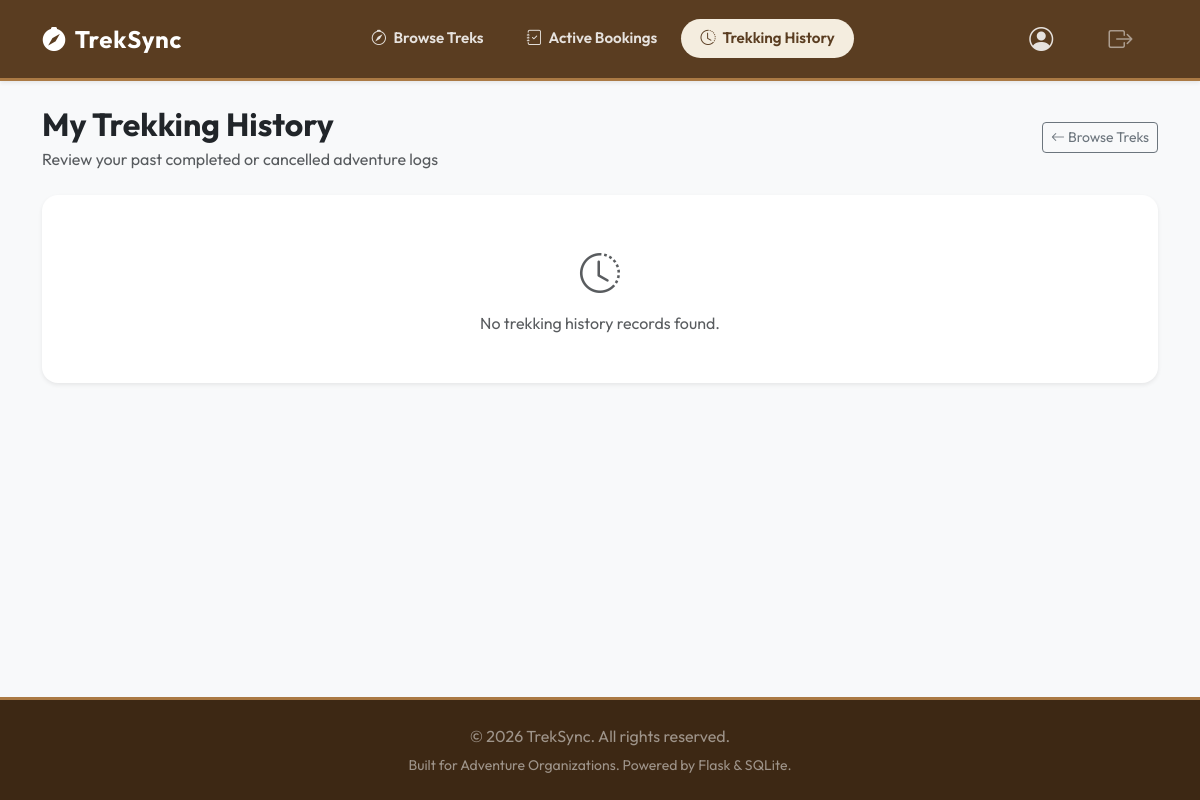
Page /trekker/history (signed in) on the earlier database version.
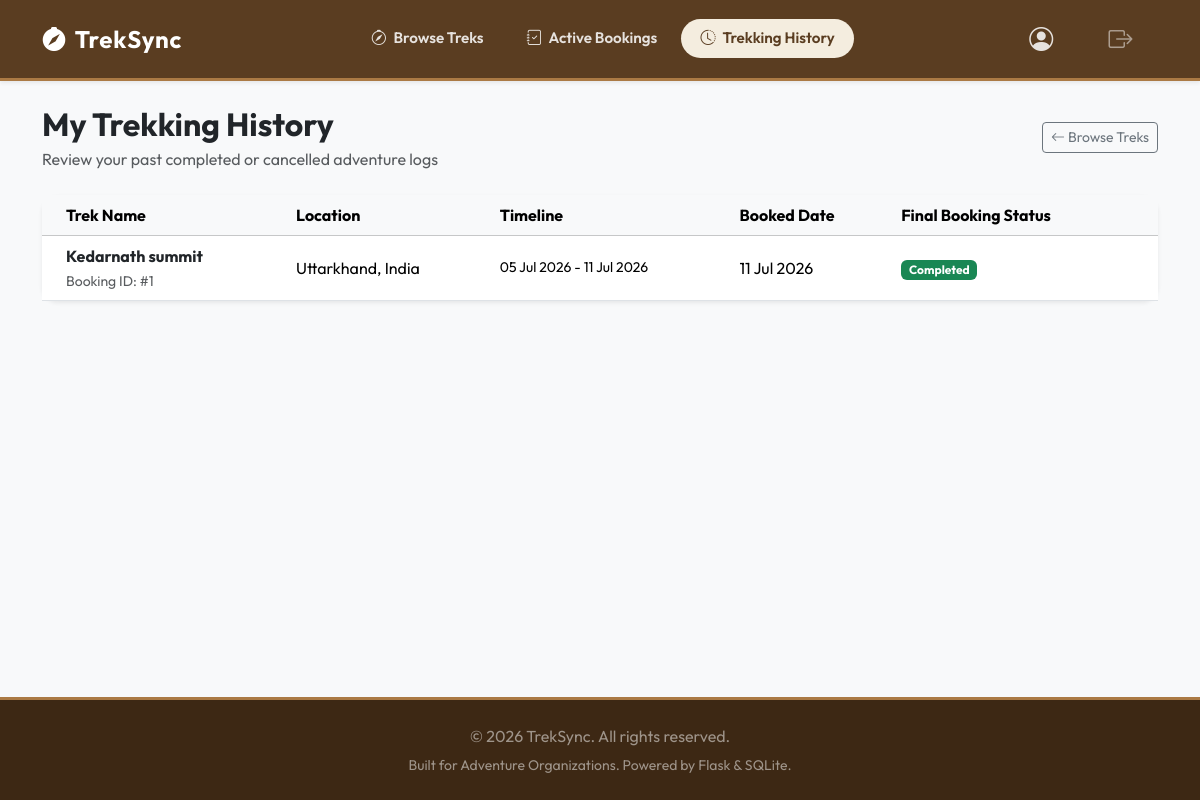
Same page on the later database version.
### models.py (models this page shows, shortened)
class Booking(db.Model):
    __tablename__ = 'booking'
    id = db.Column(db.Integer, primary_key=True)
    user_id = db.Column(db.Integer, db.ForeignKey('user.id'), nullable=False)
    trek_id = db.Column(db.Integer, db.ForeignKey('trek.id'), nullable=False)
    booking_date = db.Column(db.DateTime, default=datetime.utcnow)
    status = db.Column(db.String(20), default='Booked')  # 'Booked', 'Cancelled', 'Completed'
    user = db.relationship('User', back_populates='bookings')
    trek = db.relationship('Trek', back_populates='bookings')

class Trek(db.Model):
    __tablename__ = 'trek'
    id = db.Column(db.Integer, primary_key=True)
    name = db.Column(db.String(100), nullable=False)
    location = db.Column(db.String(100), nullable=False)
    difficulty = db.Column(db.String(20), nullable=False)  # 'Easy', 'Moderate', 'Hard'
    duration = db.Column(db.Integer, nullable=False)  # in days
    max_slots = db.Column(db.Integer, nullable=False)
    available_slots = db.Column(db.Integer, nullable=False)
    staff_id = db.Column(db.Integer, db.ForeignKey('user.id'), nullable=True)  # Assigned staff
    status = db.Column(db.String(20), default='Pending')  # 'Pending', 'Approved', 'Open', 'Closed', 'Completed'
    start_date = db.Column(db.Date, nullable=False)
    end_date = db.Column(db.Date, nullable=False)
    staff = db.relationship('User', back_populates='assigned_treks', foreign_keys=[staff_id])
    bookings = db.relationship('Booking', back_populates='trek', cascade="all, delete-orphan")

### app.py (the view)
@app.route('/trekker/history')
@login_required
def trekker_history():
    sync_desynced_bookings()
    if current_user.role != 'trekker':
        flash('Access denied.', 'error')
        return redirect(url_for('home'))
    bookings = Booking.query.join(Trek).filter(
        Booking.user_id == current_user.id,
        (Booking.status.in_(['Cancelled', 'Completed'])) | (Trek.status == 'Completed')
    ).order_by(Booking.booking_date.desc()).all()
    return render_template('trekker/history.html', bookings=bookings)

### app.py (called while the page is built)
@login_manager.user_loader
def load_user(user_id):
    return User.query.get(int(user_id))

def sync_desynced_bookings():
    try:
        desynced_to_booked = Booking.query.join(Trek).filter(
            Booking.status == 'Completed',
            Trek.status != 'Completed'
        ).all()
        for b in desynced_to_booked:
            b.status = 'Booked'
        desynced_to_completed = Booking.query.join(Trek).filter(
            Booking.status == 'Booked',
            Trek.status == 'Completed'
        ).all()
        for b in desynced_to_completed:
            b.status = 'Completed'
        if desynced_to_booked or desynced_to_completed:
            db.session.commit()
    except Exception as e:
        db.session.rollback()

### templates/trekker/history.html (shortened to what this page needs)
{% extends "base.html" %}
{% block content %}
<div class="container">
    <div class="d-flex flex-column flex-md-row justify-content-between align-items-md-center gap-3 mb-4">
        <div>
            <h1 class="h2 fw-bold mb-1">My Trekking History</h1>
            <p class="text-muted mb-0">Review your past completed or cancelled adventure logs</p>
        </div>
        <a href="{{ url_for('trekker_dashboard') }}" class="btn btn-outline-secondary btn-sm align-self-start align-self-md-center">
            <i class="bi bi-arrow-left"></i> Browse Treks
        </a>
    </div>
    <div class="card border-0 shadow-sm bg-white">
        <div class="card-body p-0">
            {% if bookings %}
                <div class="table-responsive">
                    <table class="table table-hover align-middle mb-0">
                        <thead class="table-light">
                            <tr>
                                <th class="ps-4">Trek Name</th>
                                <th>Location</th>
                                <th>Timeline</th>
                                <th>Booked Date</th>
                                <th class="pe-4">Final Booking Status</th>
                            </tr>
                        </thead>
                        <tbody>
                            {% for booking in bookings %}
                                <tr>
                                    <td class="ps-4">
                                        <a href="{{ url_for('trekker_trek_detail', trek_id=booking.trek.id) }}" class="fw-bold d-block text-dark text-decoration-none hover-link">
                                            {{ booking.trek.name }}
                                        </a>
                                        <small class="text-muted">Booking ID: #{{ booking.id }}</small>
                                    </td>
                                    <td>{{ booking.trek.location }}</td>
                                    <td>
                                        <small class="d-block font-semibold">
                                            {{ booking.trek.start_date.strftime('%d %b %Y') }} - {{ booking.trek.end_date.strftime('%d %b %Y') }}
                                        </small>
                                    </td>
                                    <td>{{ booking.booking_date.strftime('%d %b %Y') }}</td>
                                    <td class="pe-4">
                                        <span class="badge text-capitalize
                                            {% if booking.status == 'cancelled' or booking.status == 'Cancelled' %}bg-danger
                                            {% else %}bg-success{% endif %}">
                                            {{ booking.status }}
                                        </span>
                                    </td>
                                </tr>
                            {% endfor %}
                        </tbody>
                    </table>
                </div>
            {% else %}
                <div class="p-5 text-center text-muted">
                    <i class="bi bi-clock-history fs-1 mb-2 d-block"></i>
                    No trekking history records found.
                </div>
            {% endif %}
        </div>
    </div>
</div>
{% endblock %}

Differences in the rows shown:
added Booking: trek.name "Kedarnath summit", id "1", trek.location "Uttarkhand, India", trek.start_date "05 Jul 2026", trek.end_date "11 Jul 2026", booking_date "11 Jul 2026", status "Completed"
Other differences:
text no longer shown: "No trekking history records found."
text now shown: "Trek Name Location Timeline Booked Date Final Booking Status"
